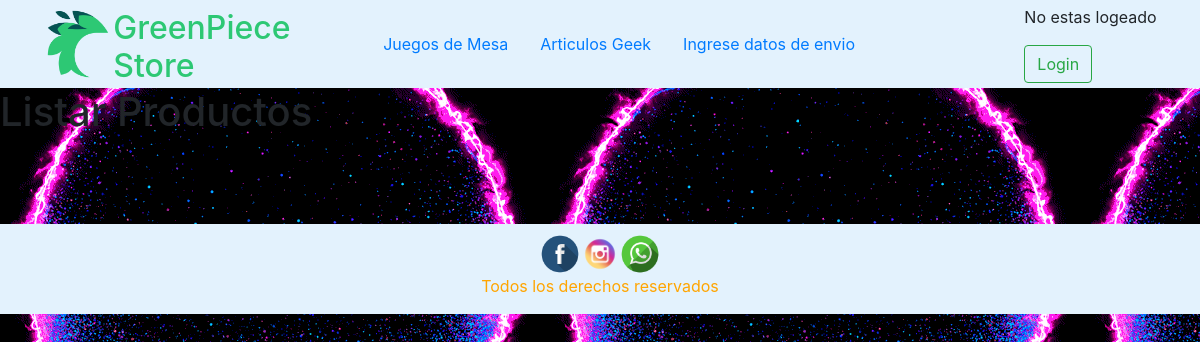
/listarProductos, run on an earlier commit of the app's database.
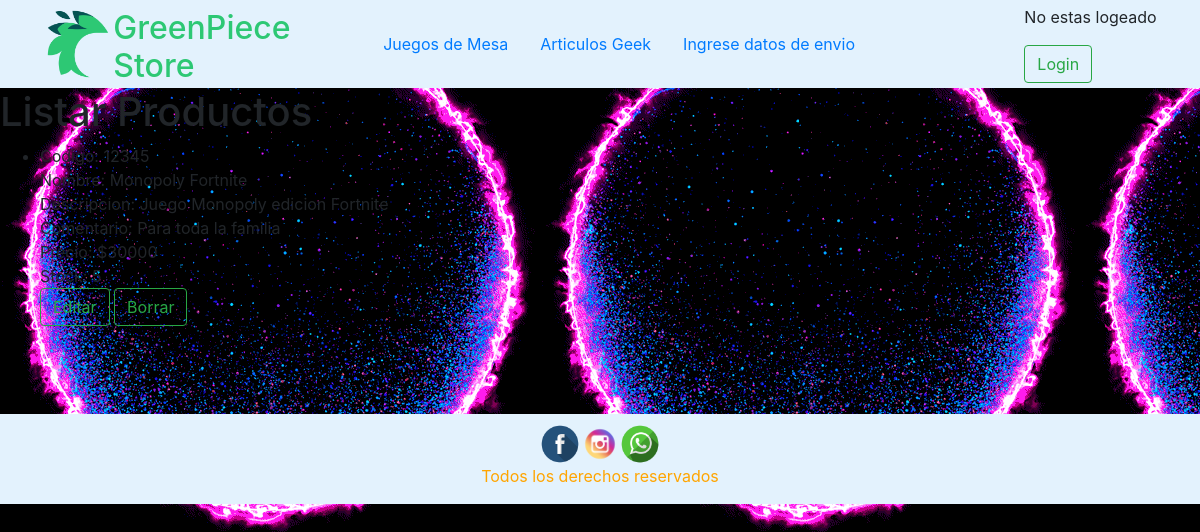
And on a later commit of the database.
### PagVenta/models.py (models this page shows, shortened)
class Producto(models.Model):
    codigo = models.CharField(max_length=5)
    nombre = models.CharField(max_length=100)
    descripcion = models.TextField()
    comentario = models.TextField()
    precio = models.IntegerField()
    stock = models.IntegerField()
    class Meta:
        db_table = 'productos'
        permissions = (
            ('admin',_('Es admin')),
            ('cliente',_('Es cliente')),
        )

### PagVenta/views.py (the view)
# urls.py: path('listarProductos',views.listar_producto),
def listar_producto(request):
    productos = Producto.objects.all()
    return render(request,"app/listar_productos.html",{'productos': productos})

### PagVenta/templates/app/listar_productos.html (shortened to what this page needs)
{% load staticfiles %}
<!DOCTYPE html>
<html lang="en">
<head>
    <link rel="stylesheet" href="{% static 'css/index.css' %}">
    <link rel="stylesheet" href="https://stackpath.bootstrapcdn.com/bootstrap/4.3.1/css/bootstrap.min.css">
</head>
<body>
    <div class="header">
        <div class="logo">
            <a href="index"><img class="logo" src="{% static 'img/logo-temporal.png' %}" alt="LOGO"></a>
            <a id="text-logo" href="index">
                <h2 id="name">GreenPiece <br> Store</h2>
            </a>
        </div>
        <div class="nav">
            <nav>
                <ul class="nav">
                    <li class="nav-item"><a class="nav-link" href="juegos_mesa">Juegos de Mesa</a></li>
                    <li class="nav-item"><a class="nav-link" href="articulos_geeks">Articulos Geek</a></li>
                    <li class="nav-item"><a class="nav-link" href="formulario">Ingrese datos de envio</a></li>
                </ul>
            </nav>
        </div>
        <div>
            {% if user.is_authenticated %} Bienvenido {{ user.username }}!
            <p><a class="btn btn-outline-success my-2 my-sm-0" href="{% url 'logout' %}">Logout</a></p>
            {% else %}
            <p>No estas logeado</p>
            <a class="btn btn-outline-success my-2 my-sm-0" href="{% url 'login' %}">Login</a> {% endif %}
        </div>
    </div>
    <h1>Listar Productos</h1>
    <ul>
        {% for c in productos %}
        <li>
            Codigo: {{c.codigo}} <br>Nombre: {{c.nombre}} <br>Descripcion: {{c.descripcion}} <br>Comentario: {{c.comentario}} <br>Precio: ${{c.precio}} <br>Stock: {{c.stock}}
            <br><a href="/editarProducto/{{c.id}}" class="btn btn-outline-success my-2 my-sm-0">Editar</a>
            <a class="btn btn-outline-success my-2 my-sm-0" href="/eliminarProducto/{{c.id}}" onclick="return confirm('¿Seguro de borrar?');">
            Borrar</a>
        </li>
        {% endfor %}
    </ul>
    <br><br><br>
    <footer id="fondo">
        <div id="rss">
            <img id="rss_img1" src="../../../static/img/Logo-face.png" alt="">
            <img id="rss_img2" src="../../../static/img/Logo-insta.png" alt="">
            <img id="rss_img3" src="../../../static/img/Logo-wsp.png" alt="">
        </div>
        <div id="derechos">
            <p>Todos los derechos reservados</p>
        </div>
    </footer>
</body>
</html>

### static/css/index.css (style rules this page uses)
.header { width: 100%; background-color: #e3f2fd; display: flex; justify-content: space-around; align-items: center; border: 5px solid; border-color: transparent; position: sticky; top: 0; z-index: 100; }
.logo { height: 70px; float: left; display: flex; }
.nav { align-items: center; }
body { background-image: url(/img/giphy.gif); }
#name { color: rgb(45, 200, 116); }
#text-logo { color: transparent; }
#rss_img1, #rss_img2, #rss_img3 { width: 40px; height: 40px; }
#rss { display: flex; justify-content: center; padding-top: 10px; }
#derechos { display: flex; justify-content: center; color: orange; }
#fondo { background-color: #e3f2fd; }

What changed in the data, as far as the page shows it:
added Producto: codigo "12345", nombre "Monopoly Fortnite", descripcion "Juego Monopoly edicion Fortnite", comentario "Para toda la familia", precio "30000", stock "5"
